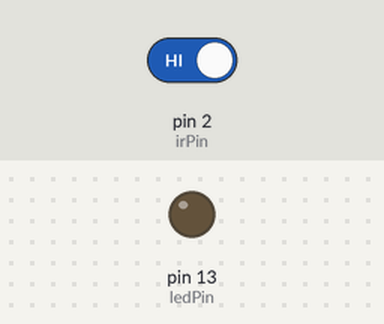
Simulated run of this sketch. Board: Arduino Uno, built with avr-gcc and run on an emulated ATmega328P. Shown: output pins drawn as LEDs (lit = HIGH). Inputs (shaded band) come from the test bench; at power-on: pin 2 (irPin) HIGH.

Above: at 1.2 s.
1.3 s: pin 2 (irPin) driven LOW
At 2.5 s:
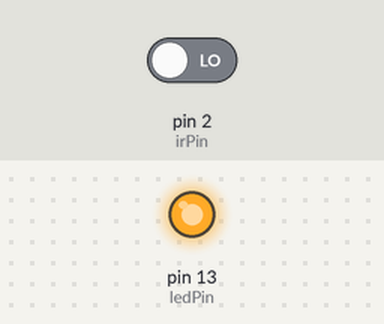
2.8 s: pin 2 (irPin) driven HIGH
At 3.6 s:
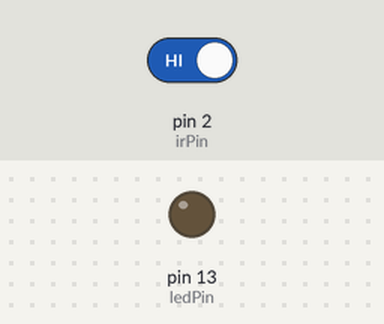
Timing chart, 0 to 5.8 s (numbered marks = the images above; inputs shaded):
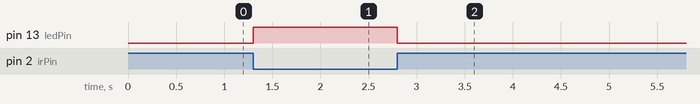

Measured:
- after the input at 1.3 s, pin 13 (ledPin): LOW → HIGH at once
- after the input at 2.8 s, pin 13 (ledPin): HIGH → LOW at once

The sketch:

task_1_7.ino
```cpp
int ledPin = 13;
int irPin = 2;

void setup()
{
  pinMode(ledPin, OUTPUT);
  pinMode(irPin, INPUT);
}

void loop() {
  if (digitalRead(irPin) == LOW)
  {
    digitalWrite(ledPin, HIGH);
  } else
  {
    digitalWrite(ledPin, LOW);
  }
}
```
